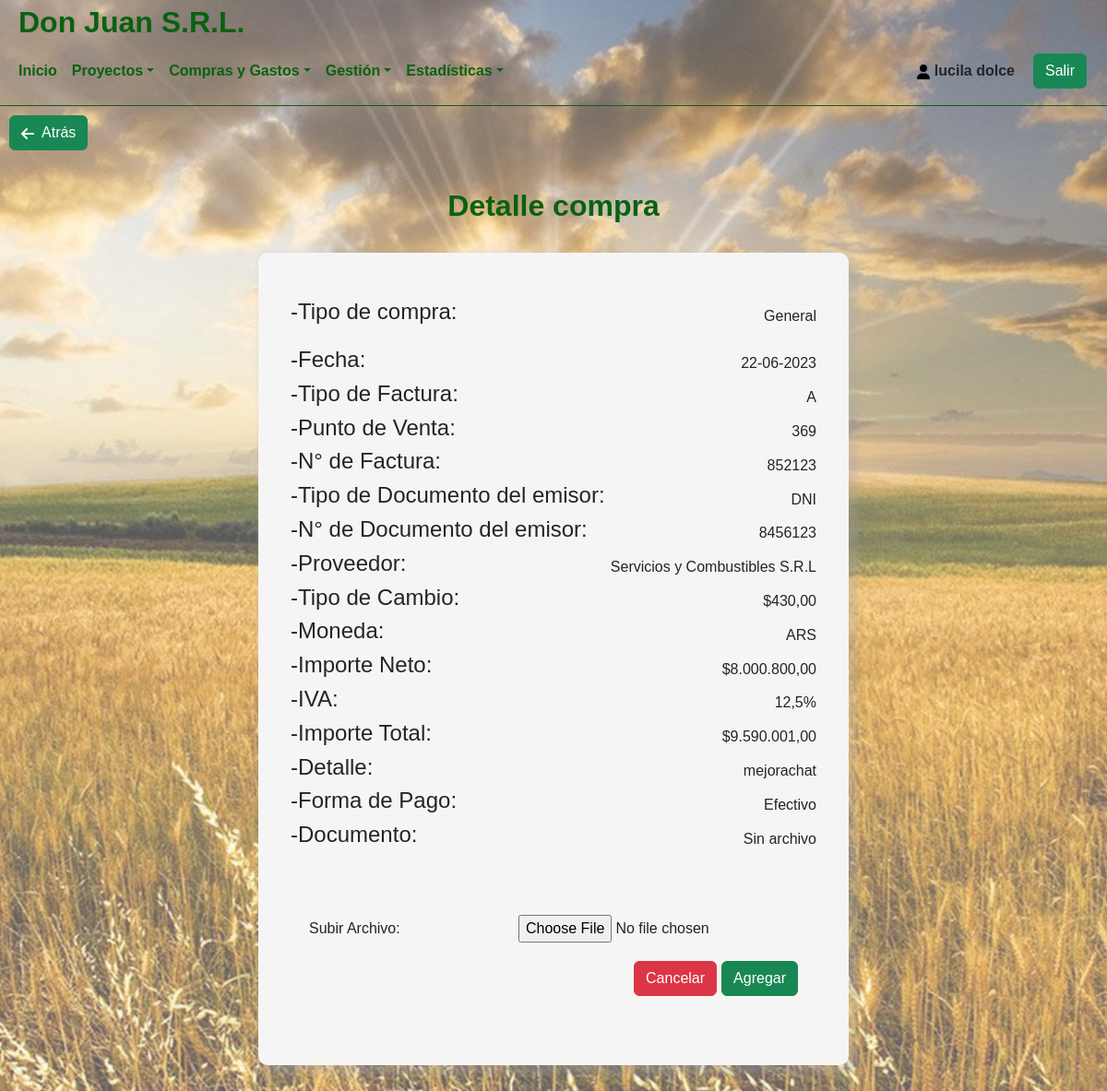
The page /System/detalleCompra.php?no=4 (signed in) on the database its author committed.
### tables this page shows
CREATE TABLE `usuarios` (
  `id_usuario` int(11) NOT NULL,
  `usuario` varchar(45) NOT NULL,
  `password` varchar(45) NOT NULL,
  `nombre` varchar(45) NOT NULL,
  `apellido` varchar(45) NOT NULL,
  `id_tipoUsuario` int(11) NOT NULL,
  `id_EstadoUsuario` int(1) NOT NULL
);

CREATE TABLE `compras` (
  `id_Compras` int(11) NOT NULL,
  `fecha` date NOT NULL,
  `tipoFactura` varchar(45) NOT NULL,
  `puntoDeVenta` int(11) NOT NULL,
  `nroFactura` int(11) NOT NULL,
  `tipoDocEmisor` varchar(45) NOT NULL,
  `nroDocEmisor` int(11) NOT NULL,
  `id_Proveedor` int(2) NOT NULL,
  `tipoCambio` varchar(45) NOT NULL,
  `id_Moneda` int(2) NOT NULL,
  `importeNeto` decimal(10,0) NOT NULL,
  `IVA` varchar(45) NOT NULL,
  `importeTotal` decimal(10,0) NOT NULL,
  `detalle` varchar(150) NOT NULL,
  `id_Forma` int(2) NOT NULL
);

CREATE TABLE `proveedores` (
  `id_Proveedor` int(2) NOT NULL,
  `proveedor` varchar(100) NOT NULL
);

CREATE TABLE `moneda` (
  `id_Moneda` int(2) NOT NULL,
  `moneda` varchar(50) NOT NULL
);

CREATE TABLE `formapago` (
  `id_Forma` int(2) NOT NULL,
  `formaPago` varchar(100) NOT NULL
);

### System/detalleCompra.php (the view, shortened to what this page needs)
<?php
include('../Template/Cabecera.php');
include('../Modelo/Conexion.php');
$iduser = $_SESSION['usuario'];
$sql = "SELECT * FROM usuarios WHERE usuario='$iduser'";
$resultado = $conexion->query($sql);
$row = $resultado->fetch_assoc();
$tipoUsu = $row['id_tipoUsuario'];
$consulta = Consultar($_GET['no']);
function Consultar($no_id)
{
    include('../Modelo/Conexion.php');
	$sentencia =  "SELECT * FROM compras WHERE id_Compras='".$no_id."'";
	$resultado = mysqli_query($conexion, $sentencia);
	$filas = mysqli_fetch_assoc($resultado);
	return [
		$filas['id_Compras'],
		$filas['fecha'],
		$filas['tipoFactura'],
		$filas['puntoDeVenta'],
		$filas['nroFactura'],
		$filas['tipoDocEmisor'],
		$filas['nroDocEmisor'],
		$filas['id_Proveedor'],
		$filas['tipoCambio'],
		$filas['id_Moneda'],
		$filas['importeNeto'],
		$filas['IVA'],
		$filas['importeTotal'],
		$filas['detalle'],
		$filas['id_Forma'],
	];
}
?>
<div class="centrado">
    <div class="centrado-vlv">
        <a href="./verCompras.php"><button class="btn btn-success">&nbsp Atrás</button></a>
    </div>
    <div class="centrado--titulo">
        <h1>Detalle compra</h1>
    </div>
    <form action="" style="margin-bottom:20px;">
    <div class="centrado--form">
    <?php
    $sent= "SELECT id_TipoCompra, id_Proyecto FROM compraproyecto WHERE id_Compras = $consulta[0]";
    $resultado = $conexion->query($sent);
    $row = $resultado->fetch_assoc();
    $tipoCompra = $row['id_TipoCompra'];
    $proj = $row['id_Proyecto'];
    if($tipoCompra == 2){
        $sent= "SELECT nombreProyecto FROM proyectos WHERE id_Proyecto = $proj";
        $resultado = $conexion->query($sent);
        $row = $resultado->fetch_assoc();
        $nombreProyecto = $row['nombreProyecto'];
    ?>
    <div class="centrado--form">
        <div class="labelInput">
            <div>
                <h4>-Compra asignada al proyecto:</h4>
            </div>
            <div>
                <p><?php echo $nombreProyecto;?></p>
            </div>
        </div>
    </div>
    <?php }else{?>
    <div class="centrado--form">
        <div class="labelInput">
            <div>
                <h4>-Tipo de compra:</h4>
            </div>
            <div>
                <p>General</p>
            </div>
        </div>
    </div>
    <?php }?>
        <div class="labelInput">
            <div>
                <h4>-Fecha:</h4>
            </div>
            <div>
                <p><?php
                $fec = date("d-m-Y", strtotime($consulta[1]));
                echo $fec;?></p>
            </div>
        </div>
        <div class="labelInput">
            <div>
                <h4>-Tipo de Factura:</h4>
            </div>
            <div>
                <p><?php echo $consulta[2];?></p>
            </div>
        </div>
        <div class="labelInput">
            <div>
                <h4>-Punto de Venta:</h4>
            </div>
            <div>
                <p><?php echo $consulta[3];?></p>
            </div>
        </div>
        <div class="labelInput">
            <div>
                <h4>-N° de Factura:</h4>
            </div>
            <div>
                <p><?php echo $consulta[4];?></p>
            </div>
        </div>
        <div class="labelInput">
            <div>
                <h4>-Tipo de Documento del emisor:</h4>
            </div>
            <div>
                <p><?php echo $consulta[5];?></p>
            </div>
        </div>
        <div class="labelInput">
            <div>
                <h4>-N° de Documento del emisor:</h4>
            </div>
            <div>
                <p><?php echo $consulta[6];?></p>
            </div>
        </div>
        <div class="labelInput">
            <div>
                <h4>-Proveedor:</h4>
            </div>
            <div>
                <p><?php
                $sent= "SELECT proveedor FROM proveedores WHERE id_Proveedor = $consulta[7]";
                $resultado = $conexion->query($sent);
                $row = $resultado->fetch_assoc();
                $prov = $row['proveedor'];
                echo $prov;?></p>
            </div>
        </div>
        <div class="labelInput">
            <div>
                <h4>-Tipo de Cambio:</h4>
            </div>
            <div>
                <p><?php
                    $tipoCambio = number_format($consulta[8], 2, ',','.');
                    echo "$".$tipoCambio;?>
                </p>
            </div>
        </div>
        <div class="labelInput">
            <div>
                <h4>-Moneda:</h4>
            </div>
            <div>
            <p><?php
                $sent= "SELECT moneda FROM moneda WHERE id_Moneda = $consulta[9]";
                $resultado = $conexion->query($sent);
                $row = $resultado->fetch_assoc();
                $moneda = $row['moneda'];
                echo $moneda;?></p>
            </div>
        </div>
        <div class="labelInput">
            <div>
                <h4>-Importe Neto:</h4>
            </div>
            <div>
                <p><?php
                    $importeNeto = number_format($consulta[10], 2, ',','.');
                    echo "$".$importeNeto;?>
                </p>
            </div>
        </div>
        <div class="labelInput">
            <div>
                <h4>-IVA:</h4>
            </div>
            <div>
                <p><?php echo $consulta[11]."%";?></p>
            </div>
        </div>
        <div class="labelInput">
            <div>
                <h4>-Importe Total:</h4>
            </div>
            <div>
                <p><?php
                    $importeTotal = number_format($consulta[12], 2, ',','.');
                    echo "$".$importeTotal;?>
                </p>
            </div>
        </div>
        <div class="labelInput">
            <div>
                <h4>-Detalle:</h4>
            </div>
            <div>
                <p><?php echo $consulta[13];?></p>
            </div>
        </div>
        <div class="labelInput">
            <div>
                <h4>-Forma de Pago:</h4>
            </div>
            <div>
            <p><?php
                $sent= "SELECT formaPago FROM formapago WHERE id_Forma = $consulta[14]";
                $resultado = $conexion->query($sent);
                $row = $resultado->fetch_assoc();
                $formaPago = $row['formaPago'];
                echo $formaPago;?></p>
            </div>
        </div>
        <div class="labelInput">
            <div>
                <h4>-Documento:</h4>
            </div>
            <div>
                <p>
                <?php
                    $pdf = "../archivos/compras/".$consulta[4].".pdf";
                    $sent= "SELECT id_archivo FROM archivos WHERE url = '$pdf'";
                    $resultado = $conexion->query($sent);
                    $row = $resultado->fetch_assoc();
                    $url = $row['id_archivo'];
                    if($url == ""){
                        echo "Sin archivo";
                    }?>
                </p>
            </div>
        </div>
        </form>
        <?php
        $pdf = "../archivos/compras/".$consulta[4].".pdf";
        $sent= "SELECT id_archivo FROM archivos WHERE url = '$pdf'";
        $resultado = $conexion->query($sent);
        $row = $resultado->fetch_assoc();
        $url = $row['id_archivo'];
        if($url == "" AND $tipoUsu == 1){
        echo"
        <div class='centrado--form--info'>
                <form action='./cargaPdf.php' method='POST' name='form_mod' id='form_mod' class='centrado--form--form' enctype='multipart/form-data'
                style='	box-shadow: none;border-radius: 0px;background-color: transparent;'>
                <div>
                    <input type='number' name='nroFactura' class='oculto' value='$consulta[4]'></input>
                </div>
                <div class='labelInput'>
                        <label for='name'>Subir Archivo:</label>
                        <input type='file' name='fichero' size='150' id='archivo' accept='application/pdf' required>
                    </div>
                    <div class='labelInputbtn' style='gap:5px;'>
                        <button type='reset' class='btn btn-danger'>Cancelar</button>
                        <button type='button' id='btnform' class='btn btn-success'>Agregar</button>
                    </div>
                </form>
            </div>
        </div>
        ";}else if($url != ""){
            echo"
            <div class='centrado--form--info'>
                    <form action='./cargaPdf.php' method='POST' name='form_mod' id='form_mod' class='centrado--form--form' enctype='multipart/form-data'
                    style='	box-shadow: none;border-radius: 0px;background-color: transparent;'>
                    <div>
                        <input type='number' name='nroFactura' class='oculto' value='$consulta[4]'></input>
                    </div>
                    <div class='labelInput'>
                            <label for='name'>Modificar Archivo:</label>
                            <input type='file' name='fichero' size='150' id='archivo' accept='application/pdf' required>
                        </div>
                        <div class='labelInputbtn' style='gap:5px;'>
                            <button type='reset' class='btn btn-danger'>Cancelar</button>
                            <button type='button' id='btnform' class='btn btn-success'>Modificar</button>
                        </div>
                    </form>
                </div>
            </div>
            ";}
        ?>
</body>

### Template/Cabecera.php (shortened to what this page needs)
<?php
include ("../Modelo/Conexion.php");
$iduser = $_SESSION['usuario'];
$sql = "SELECT * FROM usuarios WHERE usuario='$iduser'";
$resultado = $conexion->query($sql);
$row = $resultado->fetch_assoc();
$nombre = $row['nombre'];
$apellido = $row['apellido'];
$tipoUsu = $row['id_tipoUsuario'];
?>
<!DOCTYPE html>
<html lang="es">
<head>
    <link href="https://cdn.jsdelivr.net/npm/bootstrap@5.2.0-beta1/dist/css/bootstrap.min.css" rel="stylesheet">
    <link href="https://unpkg.com/aos@2.3.1/dist/aos.css" rel="stylesheet">
	<link rel="stylesheet" href="../Css/estilos.css">
</head>
<body>
<header class="hea-pri" >
	<div class="titPrincipal">
		<h1>Don Juan S.R.L.</h1>
	</div>
    <nav class="navbar navbar-expand-lg navbar-light" style="border-bottom: 1px solid #0a6111;">
        <div class="container-fluid navpri">
            <div class="collapse navbar-collapse" id="navbarNav" >
                <ul class="navbar-nav">
				<li class="nav-item">
					<a href="./Inicio.php" class="nav-link" style="color: #0a6111;" aria-current="page">Inicio</a>
				</li>
                <li class="nav-item dropdown">
                        <a href="#" class="nav-link dropdown-toggle " id="navbarDropdown" role="button" data-bs-toggle="dropdown" aria-expanded="false" style="color: #0a6111;">Proyectos</a>
                    </li>
                    <li class="nav-item dropdown">
                        <a href="#" class="nav-link dropdown-toggle " id="navbarDropdown" role="button" data-bs-toggle="dropdown" aria-expanded="false" style="color: #0a6111;">Compras y Gastos</a>
                    </li>
					<?php if($tipoUsu == 1){;?>
					<li class="nav-item dropdown">
                        <a href="#" class="nav-link dropdown-toggle " id="navbarDropdown" role="button" data-bs-toggle="dropdown" aria-expanded="false" style="color: #0a6111;">Gestión</a>
                    </li>
					<?php };?>
					<li class="nav-item dropdown">
                        <a href="#" class="nav-link dropdown-toggle " id="navbarDropdown" role="button" data-bs-toggle="dropdown" aria-expanded="false" style="color: #0a6111;">Estadísticas</a>
                    </li>
                </ul>
            </div>
            <div class="exit">
				<div class="exit-name">
				<p><svg xmlns="http://www.w3.org/2000/svg" height="1em" viewBox="0 0 448 512" style="fill:#000000;"><path d="M224 256A128 128 0 1 0 224 0a128 128 0 1 0 0 256zm-45.7 48C79.8 304 0 383.8 0 482.3C0 498.7 13.3 512 29.7 512H418.3c16.4 0 29.7-13.3 29.7-29.7C448 383.8 368.2 304 269.7 304H178.3z"/></svg>&nbsp<?php echo $nombre." ".$apellido;?></p>
				</div>
				<div class="exit-exit">
					<a href="../index.php">
						<button class="btn btn-success">Salir</button>
					</a>
				</div>
			</div>
        </div>
    </nav>
</header>

### Css/estilos.css (style rules this page uses)
* { margin: 0; padding: 0; box-sizing: border-box; font-family: 'Montserrat Alternates', sans-serif; }
body { background-color: whitesmoke; background-image: linear-gradient( to right, rgba(255, 255, 255, 0.35), rgba(255, 255, 255, 0.35) ), url('../imagenes/campo.jpg'); background-repeat: no-repeat; background-attachment: fixed; background-size: cover; object-fit: cover; background-repeat: no-repeat; background-position: center center; justify-content: center; align-items: center; height: auto; }
a { text-decoration: none; }
h1 { color: #0a6111; display: block; font-size: 2em; margin-block-start: 0.67em; margin-block-end: 0.67em; margin-inline-start: 0px; margin-inline-end: 0px; font-weight: bold; }
.nav-link { font-weight: bold; }
.exit-name { font-weight: bold; }
.titPrincipal { width: 100%; height: 40px; display: flex; justify-content: flex-start; }
.titPrincipal h1 { margin-left: 20px; margin-block-start: 0.15em; }
.centrado-vlv { padding: 10px; width: 100%; display: flex; justify-content: flex-start; }
.centrado { width: 100%; display: flex; justify-content: center; align-items: center; flex-direction: column; margin-bottom: 20px; gap: 10px; }
.centrado--form { width: 600px; padding: 15px; display: flex; justify-content: center; align-items: center; flex-direction: column; }
.centrado--form--form { width: 100%; display: flex; justify-content: center; align-items: flex-start; flex-direction: column; gap: 20px; }
.labelInput { width: 100%; display: flex; justify-content: space-between; align-items: center; }
.labelInputbtn { width: 100%; display: flex; justify-content: flex-end; }
.centrado--form--info { width: 100%; display: flex; justify-content: space-between; align-items: center; }
p { margin: 0%; }
form { padding: 20px; box-shadow: 5px 5px 5px 5px rgba(165, 164, 164, 0.3); border-radius: 10px; background-color: whitesmoke; margin-bottom: 20px; }
.exit { padding: 10px; display: flex; justify-content: center; align-items: center; flex-direction: row; gap: 20px; font-family: 'Montserrat Alternates', sans-serif; }

### rows shown on the page
usuarios: nombre "lucila", apellido "dolce"
compras: fecha "22-06-2023", tipoFactura "A", puntoDeVenta "369", nroFactura "852123", tipoDocEmisor "DNI", nroDocEmisor "8456123", tipoCambio "430,00", importeNeto "8.000.800,00", IVA "12,5", importeTotal "9.590.001,00", detalle "mejorachat"
proveedores: proveedor "Servicios y Combustibles S.R.L"
moneda: moneda "ARS"
formapago: formaPago "Efectivo"
